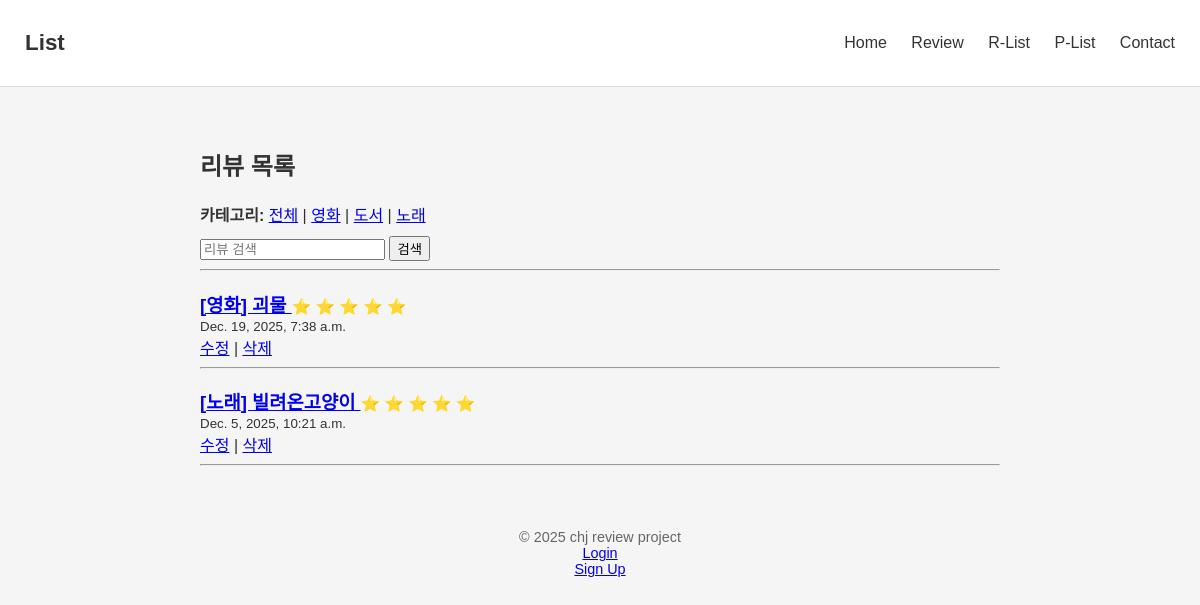
The page /reviews/ on the database as committed earlier.
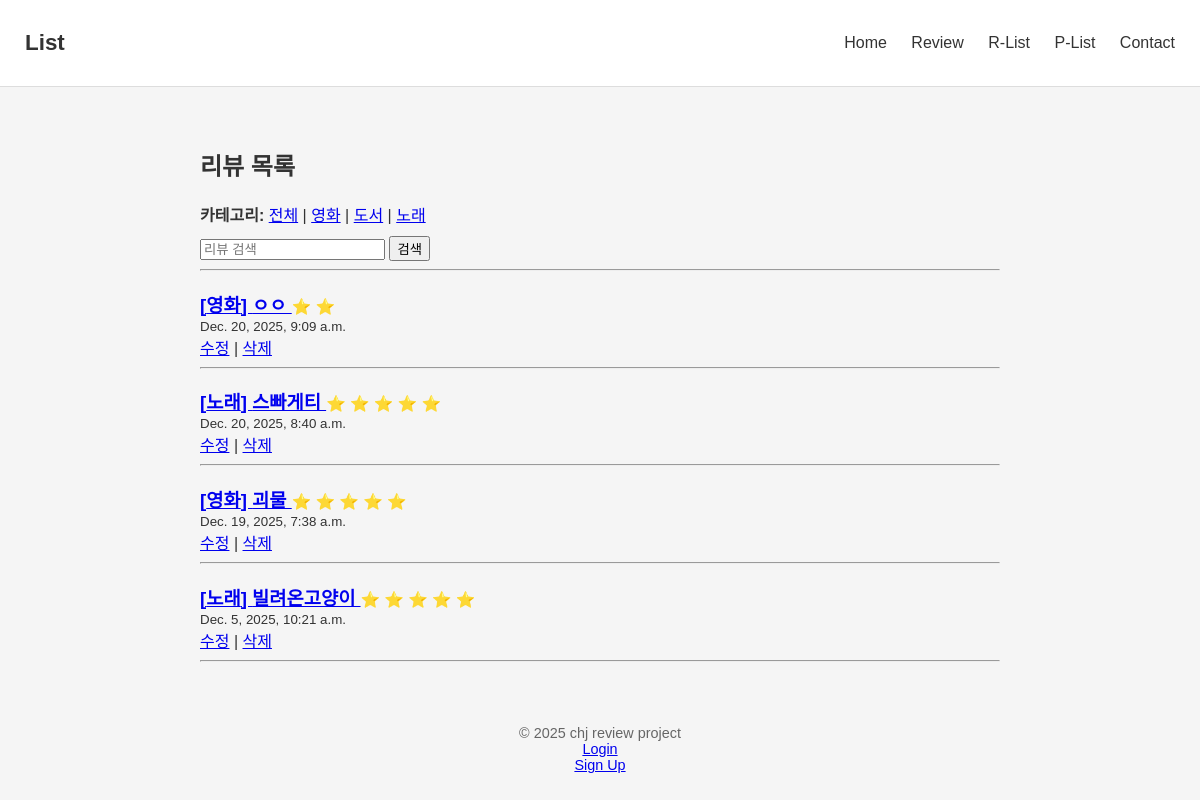
The same page on the database as committed later.
### main/models.py (models this page shows, shortened)
class Review(models.Model):
    CATEGORY_CHOICES = [
        ('movie', '영화'),
        ('book', '도서'),
        ('music', '노래'),
    ]
    category = models.CharField(max_length=20, choices=CATEGORY_CHOICES)
    title = models.CharField(max_length=200)
    content = models.TextField()
    created_at = models.DateTimeField(auto_now_add=True)
    author = models.CharField(max_length=50)
    rating = models.IntegerField(default=0) #별점 남기기 기능

### main/views.py (the view)
# urls.py: path('reviews/', views.review_list, name='review_list'),
def review_list(request):
    category = request.GET.get('category')
    q = request.GET.get('q')
    reviews = Review.objects.all().order_by('-created_at')
    if category:
        reviews = reviews.filter(category=category)
    if q:
        reviews = reviews.filter(
            Q(title__icontains=q) |
            Q(content__icontains=q) |
            Q(author__icontains=q)
        )
    return render(request, 'main/review_list.html', {
        'reviews': reviews,
        'category': category,
        'q': q,
    })

### main/templates/main/review_list.html (shortened to what this page needs)
{% extends 'main/base.html' %}
{% block content %}
<h2>리뷰 목록</h2>
<div>
    <strong>카테고리:</strong>
    <a href="/reviews/">전체</a> |
    <a href="/reviews/?category=movie">영화</a> |
    <a href="/reviews/?category=book">도서</a> |
    <a href="/reviews/?category=music">노래</a>
</div>
<form method="get" style="margin-top:10px;">
    <input type="text"
           name="q"
           placeholder="리뷰 검색"
           value="{{ q|default:'' }}">
    <button type="submit">검색</button>
</form>
<hr>
{% for review in reviews %}
    <h3 style="margin-bottom: 0;">
        <a href="{% url 'review_detail' review.id %}">
            [{{ review.get_category_display }}] {{ review.title }}
        </a>
        <small>
            {% for _ in "12345" %}
                {% if forloop.counter <= review.rating %}
                    ⭐
                {% endif %}
            {% endfor %}
        </small>
    </h3>
    <small>{{ review.created_at }}</small>
    <br>
    <a href="{% url 'review_edit' review.id %}">수정</a> |
    <a href="{% url 'review_delete' review.id %}"
       onclick="return confirm('정말 삭제하시겠습니까?')">삭제</a>
    <hr>
{% endfor %}
{% endblock %}

Rows that differ between the two databases and show on the page:
added Review: category "영화", title "ㅇㅇ", rating 2 (drawn), created_at "Dec. 20, 2025, 9:09 a.m."
added Review: category "노래", title "스빠게티", rating 5 (drawn), created_at "Dec. 20, 2025, 8:40 a.m."
